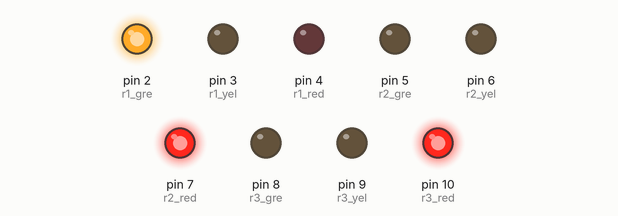
Bench run of a sketch on a simulated Arduino Uno, built with avr-gcc and run on an emulated ATmega328P. Parts: output pins drawn as LEDs (lit = HIGH).

Above: at 1.5 s.
At 3.5 s:
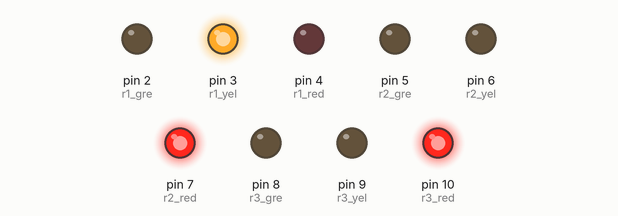
At 5.5 s:
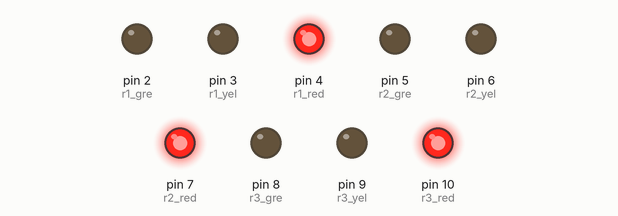
At 7.5 s:
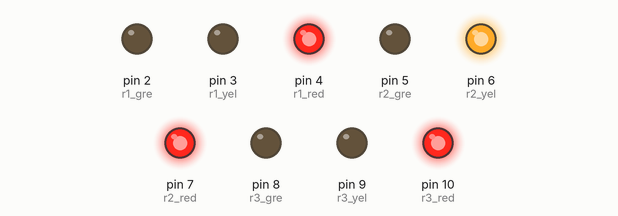
At 9.5 s:
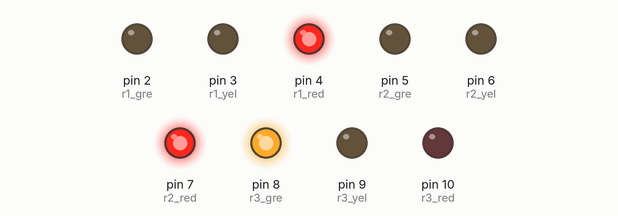
Timing chart, 0 to 12.7 s (numbered marks = the images above):
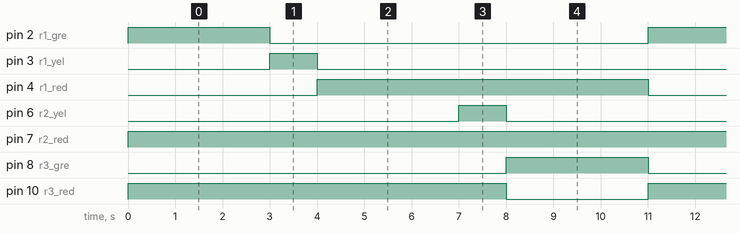

The sketch:

led_semaforo07.ino
```cpp
//definindo o led
int r1_gre = 2;
int r1_yel = 3;
int r1_red = 4;
int r2_gre = 5;
int r2_yel = 6;
int r2_red = 7;
int r3_gre = 8;
int r3_yel = 9;
int r3_red = 10;

void setup() {
  pinMode(r1_gre, OUTPUT);
  pinMode(r1_yel, OUTPUT);
  pinMode(r1_red, OUTPUT);
  pinMode(r2_gre, OUTPUT);
  pinMode(r2_yel, OUTPUT);
  pinMode(r2_red, OUTPUT);
  pinMode(r3_gre, OUTPUT);
  pinMode(r3_yel, OUTPUT);
  pinMode(r3_red, OUTPUT);
}

void loop() {
  //rua 01
  digitalWrite(r1_gre, HIGH);
  digitalWrite(r1_yel, LOW);
  digitalWrite(r1_red, LOW);
  digitalWrite(r2_gre, LOW);
  digitalWrite(r2_yel, LOW);
  digitalWrite(r2_red, HIGH);
  digitalWrite(r3_gre, LOW);
  digitalWrite(r3_yel, LOW);
  digitalWrite(r3_red, HIGH);
  delay(3000);

  //transição
  digitalWrite(r1_gre, LOW);
  digitalWrite(r1_yel, HIGH);
  delay(1000);

  //rua 02
  digitalWrite(r1_yel, LOW);
  digitalWrite(r1_red, HIGH);
  digitalWrite(r2_red, HIGH);
  digitalWrite(r2_gre, LOW);
  delay(3000);

  //transição
  digitalWrite(r2_gre, LOW);
  digitalWrite(r2_yel, HIGH);
  delay(1000);

  //rua 03
  digitalWrite(r2_yel, LOW);
  digitalWrite(r2_red, HIGH);
  digitalWrite(r3_red, LOW);
  digitalWrite(r3_gre, HIGH);
  delay(3000);
}
```

Measured:
- by itself, pin 2 (r1_gre), pin 8 (r3_gre): alternates HIGH for 3.0 s and LOW for 8.0 s
- by itself, pin 3 (r1_yel), pin 6 (r2_yel): alternates HIGH for 1.0 s and LOW for 10.0 s
- by itself, pin 4 (r1_red): alternates HIGH for 7.0 s and LOW for 4.0 s
- by itself, pin 7 (r2_red): LOW → HIGH at 0.00 s
- by itself, pin 10 (r3_red): alternates HIGH for 8.0 s and LOW for 3.0 s
